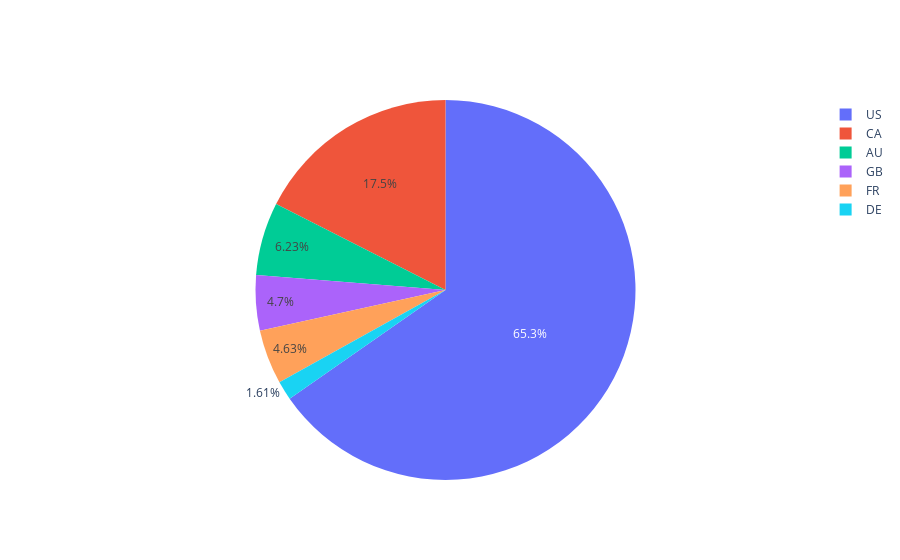

Source (notebook cell):
### Code cell
labels = Country
values = [US_2012,CA_2012,FR_2012,AU_2012,GB_2012,DE_2012]
data=[go.Pie(labels=labels, values=values)]
fig = go.Figure(data)
fig.show()

### Figure 1 — Plotly figure (JSON) as saved in the notebook; plotly's stock layout.template omitted (floating-point values rounded to 4 significant figures)
{"data": [{"labels": ["US", "CA", "FR", "AU", "GB", "DE"], "type": "pie", "values": [24610000.0, 6600000.0, 1743000.0, 2348000.0, 1770000.0, 607800.0]}], "layout": {}}
